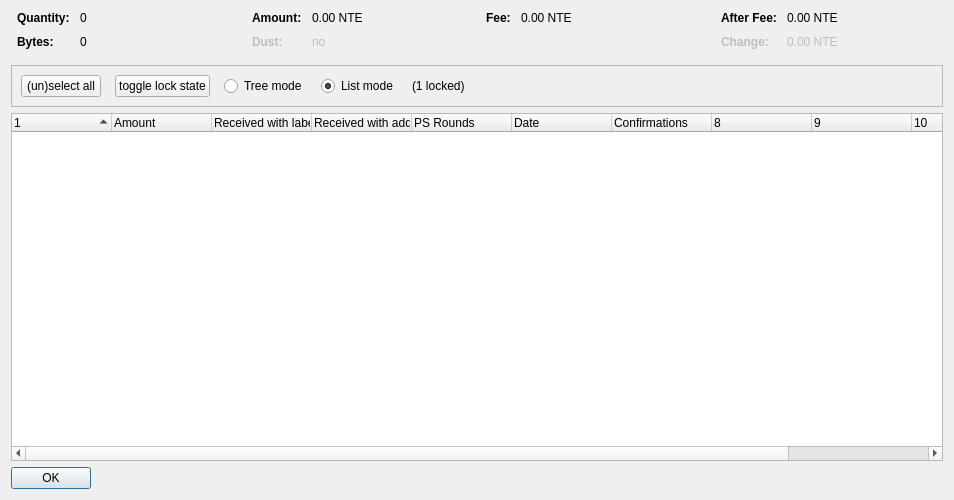
<?xml version="1.0" encoding="UTF-8"?>
<ui version="4.0">
 <class>CoinControlDialog</class>
 <widget class="QDialog" name="CoinControlDialog">
  <property name="geometry">
   <rect>
    <x>0</x>
    <y>0</y>
    <width>954</width>
    <height>500</height>
   </rect>
  </property>
  <property name="windowTitle">
   <string>Coin Selection</string>
  </property>
  <layout class="QVBoxLayout" name="verticalLayout">
   <item>
    <layout class="QHBoxLayout" name="horizontalLayoutTop" stretch="0,0,0,0">
     <property name="topMargin">
      <number>0</number>
     </property>
     <property name="bottomMargin">
      <number>10</number>
     </property>
     <item>
      <layout class="QFormLayout" name="formLayoutCoinControl1">
       <property name="horizontalSpacing">
        <number>10</number>
       </property>
       <property name="verticalSpacing">
        <number>10</number>
       </property>
       <property name="leftMargin">
        <number>6</number>
       </property>
       <property name="rightMargin">
        <number>6</number>
       </property>
       <item row="0" column="0">
        <widget class="QLabel" name="labelCoinControlQuantityText">
         <property name="font">
          <font>
           <weight>75</weight>
           <bold>true</bold>
          </font>
         </property>
         <property name="text">
          <string>Quantity:</string>
         </property>
        </widget>
       </item>
       <item row="0" column="1">
        <widget class="QLabel" name="labelCoinControlQuantity">
         <property name="cursor">
          <cursorShape>IBeamCursor</cursorShape>
         </property>
         <property name="contextMenuPolicy">
          <enum>Qt::ActionsContextMenu</enum>
         </property>
         <property name="text">
          <string notr="true">0</string>
         </property>
         <property name="textInteractionFlags">
          <set>Qt::LinksAccessibleByMouse|Qt::TextSelectableByKeyboard|Qt::TextSelectableByMouse</set>
         </property>
        </widget>
       </item>
       <item row="1" column="0">
        <widget class="QLabel" name="labelCoinControlBytesText">
         <property name="font">
          <font>
           <weight>75</weight>
           <bold>true</bold>
          </font>
         </property>
         <property name="text">
          <string>Bytes:</string>
         </property>
        </widget>
       </item>
       <item row="1" column="1">
        <widget class="QLabel" name="labelCoinControlBytes">
         <property name="cursor">
          <cursorShape>IBeamCursor</cursorShape>
         </property>
         <property name="contextMenuPolicy">
          <enum>Qt::ActionsContextMenu</enum>
         </property>
         <property name="text">
          <string notr="true">0</string>
         </property>
         <property name="textInteractionFlags">
          <set>Qt::LinksAccessibleByMouse|Qt::TextSelectableByKeyboard|Qt::TextSelectableByMouse</set>
         </property>
        </widget>
       </item>
      </layout>
     </item>
     <item>
      <layout class="QFormLayout" name="formLayoutCoinControl2">
       <property name="horizontalSpacing">
        <number>10</number>
       </property>
       <property name="verticalSpacing">
        <number>10</number>
       </property>
       <property name="leftMargin">
        <number>6</number>
       </property>
       <property name="rightMargin">
        <number>6</number>
       </property>
       <item row="0" column="0">
        <widget class="QLabel" name="labelCoinControlAmountText">
         <property name="font">
          <font>
           <weight>75</weight>
           <bold>true</bold>
          </font>
         </property>
         <property name="text">
          <string>Amount:</string>
         </property>
        </widget>
       </item>
       <item row="0" column="1">
        <widget class="QLabel" name="labelCoinControlAmount">
         <property name="cursor">
          <cursorShape>IBeamCursor</cursorShape>
         </property>
         <property name="contextMenuPolicy">
          <enum>Qt::ActionsContextMenu</enum>
         </property>
         <property name="text">
          <string notr="true">0.00 NTE</string>
         </property>
         <property name="textInteractionFlags">
          <set>Qt::LinksAccessibleByMouse|Qt::TextSelectableByKeyboard|Qt::TextSelectableByMouse</set>
         </property>
        </widget>
       </item>
       <item row="1" column="0">
        <widget class="QLabel" name="labelCoinControlLowOutputText">
         <property name="enabled">
          <bool>false</bool>
         </property>
         <property name="font">
          <font>
           <weight>75</weight>
           <bold>true</bold>
          </font>
         </property>
         <property name="text">
          <string>Dust:</string>
         </property>
        </widget>
       </item>
       <item row="1" column="1">
        <widget class="QLabel" name="labelCoinControlLowOutput">
         <property name="enabled">
          <bool>false</bool>
         </property>
         <property name="cursor">
          <cursorShape>IBeamCursor</cursorShape>
         </property>
         <property name="contextMenuPolicy">
          <enum>Qt::ActionsContextMenu</enum>
         </property>
         <property name="text">
          <string notr="true">no</string>
         </property>
         <property name="textInteractionFlags">
          <set>Qt::LinksAccessibleByMouse|Qt::TextSelectableByKeyboard|Qt::TextSelectableByMouse</set>
         </property>
        </widget>
       </item>
      </layout>
     </item>
     <item>
      <layout class="QFormLayout" name="formLayoutCoinControl3">
       <property name="horizontalSpacing">
        <number>10</number>
       </property>
       <property name="verticalSpacing">
        <number>10</number>
       </property>
       <property name="leftMargin">
        <number>6</number>
       </property>
       <property name="rightMargin">
        <number>6</number>
       </property>
       <item row="0" column="0">
        <widget class="QLabel" name="labelCoinControlFeeText">
         <property name="font">
          <font>
           <weight>75</weight>
           <bold>true</bold>
          </font>
         </property>
         <property name="text">
          <string>Fee:</string>
         </property>
        </widget>
       </item>
       <item row="0" column="1">
        <widget class="QLabel" name="labelCoinControlFee">
         <property name="cursor">
          <cursorShape>IBeamCursor</cursorShape>
         </property>
         <property name="contextMenuPolicy">
          <enum>Qt::ActionsContextMenu</enum>
         </property>
         <property name="text">
          <string notr="true">0.00 NTE</string>
         </property>
         <property name="textInteractionFlags">
          <set>Qt::LinksAccessibleByMouse|Qt::TextSelectableByKeyboard|Qt::TextSelectableByMouse</set>
         </property>
        </widget>
       </item>
      </layout>
     </item>
     <item>
      <layout class="QFormLayout" name="formLayoutCoinControl4">
       <property name="horizontalSpacing">
        <number>10</number>
       </property>
       <property name="verticalSpacing">
        <number>10</number>
       </property>
       <property name="leftMargin">
        <number>6</number>
       </property>
       <property name="rightMargin">
        <number>6</number>
       </property>
       <item row="0" column="0">
        <widget class="QLabel" name="labelCoinControlAfterFeeText">
         <property name="font">
          <font>
           <weight>75</weight>
           <bold>true</bold>
          </font>
         </property>
         <property name="text">
          <string>After Fee:</string>
         </property>
        </widget>
       </item>
       <item row="0" column="1">
        <widget class="QLabel" name="labelCoinControlAfterFee">
         <property name="cursor">
          <cursorShape>IBeamCursor</cursorShape>
         </property>
         <property name="contextMenuPolicy">
          <enum>Qt::ActionsContextMenu</enum>
         </property>
         <property name="text">
          <string notr="true">0.00 NTE</string>
         </property>
         <property name="textInteractionFlags">
          <set>Qt::LinksAccessibleByMouse|Qt::TextSelectableByKeyboard|Qt::TextSelectableByMouse</set>
         </property>
        </widget>
       </item>
       <item row="1" column="0">
        <widget class="QLabel" name="labelCoinControlChangeText">
         <property name="enabled">
          <bool>false</bool>
         </property>
         <property name="font">
          <font>
           <weight>75</weight>
           <bold>true</bold>
          </font>
         </property>
         <property name="text">
          <string>Change:</string>
         </property>
        </widget>
       </item>
       <item row="1" column="1">
        <widget class="QLabel" name="labelCoinControlChange">
         <property name="enabled">
          <bool>false</bool>
         </property>
         <property name="cursor">
          <cursorShape>IBeamCursor</cursorShape>
         </property>
         <property name="contextMenuPolicy">
          <enum>Qt::ActionsContextMenu</enum>
         </property>
         <property name="text">
          <string notr="true">0.00 NTE</string>
         </property>
         <property name="textInteractionFlags">
          <set>Qt::LinksAccessibleByMouse|Qt::TextSelectableByKeyboard|Qt::TextSelectableByMouse</set>
         </property>
        </widget>
       </item>
      </layout>
     </item>
    </layout>
   </item>
   <item>
    <widget class="QFrame" name="frame">
     <property name="minimumSize">
      <size>
       <width>0</width>
       <height>40</height>
      </size>
     </property>
     <property name="frameShape">
      <enum>QFrame::StyledPanel</enum>
     </property>
     <property name="frameShadow">
      <enum>QFrame::Sunken</enum>
     </property>
     <layout class="QHBoxLayout" name="horizontalLayout">
      <item>
       <layout class="QHBoxLayout" name="horizontalLayoutPanel" stretch="0,0,0,0,0,0">
        <property name="spacing">
         <number>14</number>
        </property>
        <item>
         <widget class="QPushButton" name="pushButtonSelectAll">
          <property name="sizePolicy">
           <sizepolicy hsizetype="Maximum" vsizetype="Fixed">
            <horstretch>0</horstretch>
            <verstretch>0</verstretch>
           </sizepolicy>
          </property>
          <property name="text">
           <string>(un)select all</string>
          </property>
          <property name="autoDefault">
           <bool>false</bool>
          </property>
         </widget>
        </item>
        <item>
         <widget class="QPushButton" name="pushButtonToggleLock">
          <property name="sizePolicy">
           <sizepolicy hsizetype="Maximum" vsizetype="Fixed">
            <horstretch>0</horstretch>
            <verstretch>0</verstretch>
           </sizepolicy>
          </property>
          <property name="text">
           <string>toggle lock state</string>
          </property>
          <property name="autoDefault">
           <bool>false</bool>
          </property>
         </widget>
        </item>
        <item>
         <widget class="QRadioButton" name="radioTreeMode">
          <property name="sizePolicy">
           <sizepolicy hsizetype="Maximum" vsizetype="Fixed">
            <horstretch>0</horstretch>
            <verstretch>0</verstretch>
           </sizepolicy>
          </property>
          <property name="text">
           <string>Tree mode</string>
          </property>
         </widget>
        </item>
        <item>
         <widget class="QRadioButton" name="radioListMode">
          <property name="sizePolicy">
           <sizepolicy hsizetype="Maximum" vsizetype="Fixed">
            <horstretch>0</horstretch>
            <verstretch>0</verstretch>
           </sizepolicy>
          </property>
          <property name="text">
           <string>List mode</string>
          </property>
          <property name="checked">
           <bool>true</bool>
          </property>
         </widget>
        </item>
        <item>
         <widget class="QLabel" name="labelLocked">
          <property name="text">
           <string>(1 locked)</string>
          </property>
         </widget>
        </item>
        <item>
         <spacer name="horizontalSpacer">
          <property name="orientation">
           <enum>Qt::Horizontal</enum>
          </property>
          <property name="sizeHint" stdset="0">
           <size>
            <width>40</width>
            <height>20</height>
           </size>
          </property>
         </spacer>
        </item>
       </layout>
      </item>
     </layout>
    </widget>
   </item>
   <item>
    <widget class="CoinControlTreeWidget" name="treeWidget">
     <property name="contextMenuPolicy">
      <enum>Qt::CustomContextMenu</enum>
     </property>
     <property name="sortingEnabled">
      <bool>false</bool>
     </property>
     <property name="columnCount">
      <number>11</number>
     </property>
     <attribute name="headerShowSortIndicator" stdset="0">
      <bool>true</bool>
     </attribute>
     <attribute name="headerStretchLastSection">
      <bool>false</bool>
     </attribute>
     <column>
      <property name="text">
       <string/>
      </property>
     </column>
     <column>
      <property name="text">
       <string>Amount</string>
      </property>
     </column>
     <column>
      <property name="text">
       <string>Received with label</string>
      </property>
     </column>
     <column>
      <property name="text">
       <string>Received with address</string>
      </property>
     </column>
     <column>
      <property name="text">
       <string>PS Rounds</string>
      </property>
     </column>
     <column>
      <property name="text">
       <string>Date</string>
      </property>
     </column>
     <column>
      <property name="text">
       <string>Confirmations</string>
      </property>
      <property name="toolTip">
       <string>Confirmed</string>
      </property>
     </column>
     <column>
      <property name="text">
       <string/>
      </property>
     </column>
     <column>
      <property name="text">
       <string/>
      </property>
     </column>
     <column>
      <property name="text">
       <string/>
      </property>
     </column>
     <column>
      <property name="text">
       <string/>
      </property>
     </column>
    </widget>
   </item>
   <item>
    <widget class="QDialogButtonBox" name="buttonBox">
     <property name="sizePolicy">
      <sizepolicy hsizetype="Maximum" vsizetype="Fixed">
       <horstretch>0</horstretch>
       <verstretch>0</verstretch>
      </sizepolicy>
     </property>
     <property name="orientation">
      <enum>Qt::Horizontal</enum>
     </property>
     <property name="standardButtons">
      <set>QDialogButtonBox::Ok</set>
     </property>
    </widget>
   </item>
  </layout>
 </widget>
 <customwidgets>
  <customwidget>
   <class>CoinControlTreeWidget</class>
   <extends>QTreeWidget</extends>
   <header>coincontroltreewidget.h</header>
  </customwidget>
 </customwidgets>
 <resources/>
 <connections/>
</ui>
